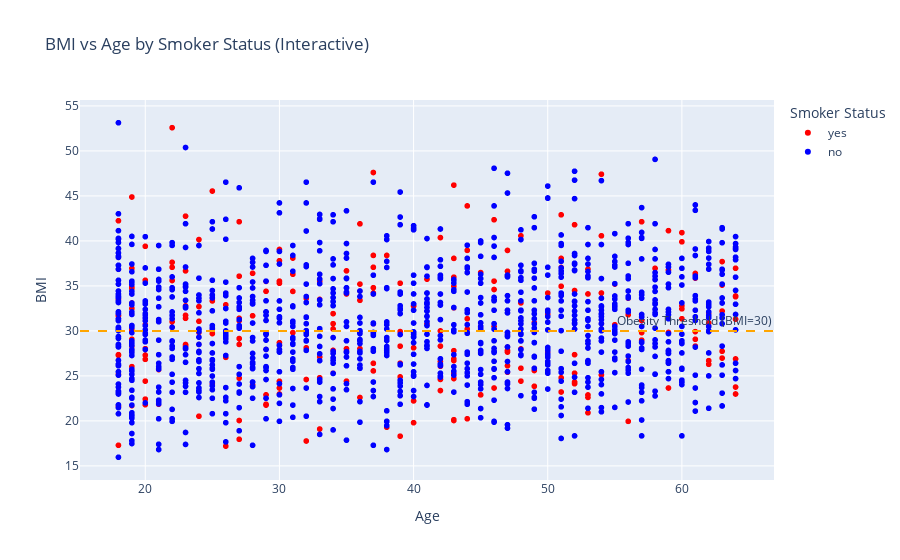
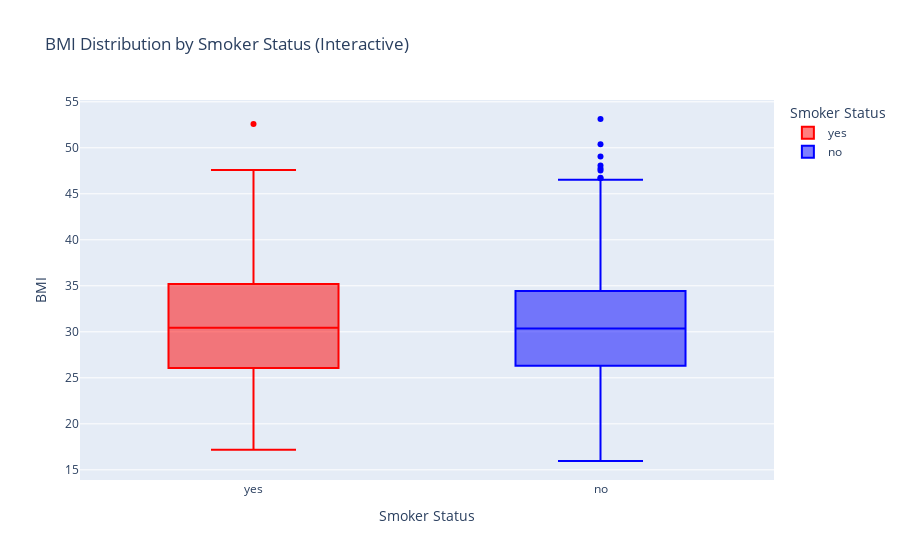
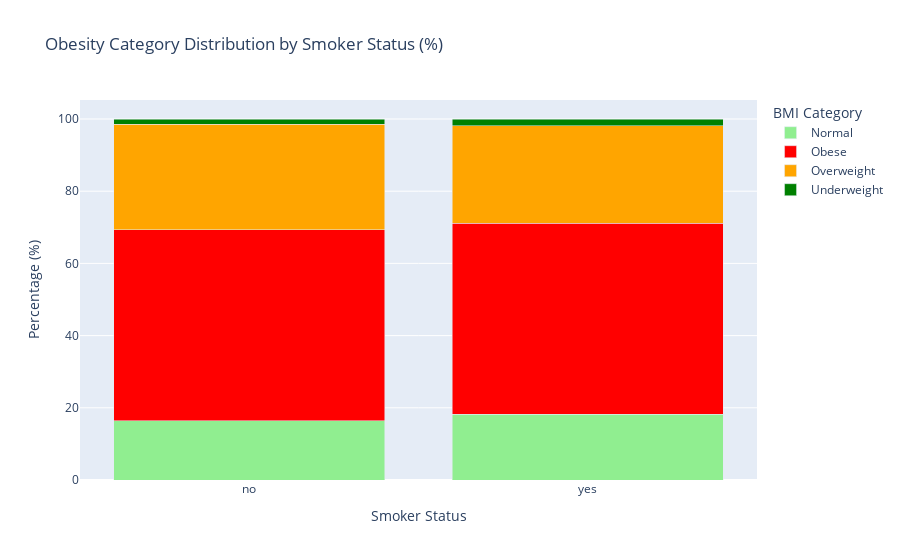

Source (notebook cell) for these figures, in order:
### Code cell
#obesity clusters using BMI by smoker status (INTERACTIVE)
# Create BMI categories for obesity classification
def categorize_bmi(bmi):
    if bmi < 18.5:
        return 'Underweight'
    elif bmi < 25:
        return 'Normal'
    elif bmi < 30:
        return 'Overweight'
    else:
        return 'Obese'

df['bmi_category'] = df['bmi'].apply(categorize_bmi)

# Interactive Scatter plot: BMI vs Age colored by smoker status
fig = px.scatter(df, x='age', y='bmi', color='smoker', 
                 hover_data=['age', 'bmi', 'smoker', 'charges', 'bmi_category'],
                 title='BMI vs Age by Smoker Status (Interactive)',
                 labels={'age': 'Age', 'bmi': 'BMI', 'smoker': 'Smoker Status'},
                 color_discrete_map={'yes': 'red', 'no': 'blue'})
fig.add_hline(y=30, line_dash='dash', line_color='orange', annotation_text='Obesity Threshold (BMI=30)')
fig.show()

# Interactive Box plot: BMI distribution by smoker status
fig = px.box(df, x='smoker', y='bmi', color='smoker',
             title='BMI Distribution by Smoker Status (Interactive)',
             labels={'smoker': 'Smoker Status', 'bmi': 'BMI'},
             color_discrete_map={'yes': 'red', 'no': 'blue'},
             hover_data=['age', 'bmi', 'charges'])
fig.show()

# Interactive Stacked bar chart: Obesity categories by smoker status
obesity_by_smoker = pd.crosstab(df['smoker'], df['bmi_category'], normalize='index') * 100
obesity_by_smoker = obesity_by_smoker.reset_index()
obesity_by_smoker = obesity_by_smoker.melt(id_vars='smoker', var_name='BMI Category', value_name='Percentage')

fig = px.bar(obesity_by_smoker, x='smoker', y='Percentage', color='BMI Category',
             title='Obesity Category Distribution by Smoker Status (%)',
             labels={'smoker': 'Smoker Status', 'Percentage': 'Percentage (%)'},
             barmode='stack',
             color_discrete_map={'Underweight': 'green', 'Normal': 'lightgreen', 'Overweight': 'orange', 'Obese': 'red'},
             hover_data={'Percentage': ':.1f'})
fig.update_traces(hovertemplate='<b>%{x}</b><br>%{fullData.name}: %{y:.1f}%<extra></extra>')
fig.show()

### Figure 1 — Plotly figure (JSON) as saved in the notebook; plotly's stock layout.template omitted (floating-point values rounded to 4 significant figures; data arrays with more than 128 entries replaced by an {"elided": "..."} marker saying what was removed)
{"data": [{"customdata": {"elided": "274x3 mixed values"}, "hovertemplate": "Smoker Status=%{customdata[0]}<br>Age=%{x}<br>BMI=%{y}<br>charges=%{customdata[1]}<br>bmi_category=%{customdata[2]}<extra></extra>", "legendgroup": "yes", "marker": {"color": "red", "symbol": "circle"}, "mode": "markers", "name": "yes", "showlegend": true, "type": "scattergl", "x": {"elided": "274 int values"}, "xaxis": "x", "y": {"elided": "274 float values"}, "yaxis": "y"}, {"customdata": {"elided": "1064x3 mixed values"}, "hovertemplate": "Smoker Status=%{customdata[0]}<br>Age=%{x}<br>BMI=%{y}<br>charges=%{customdata[1]}<br>bmi_category=%{customdata[2]}<extra></extra>", "legendgroup": "no", "marker": {"color": "blue", "symbol": "circle"}, "mode": "markers", "name": "no", "showlegend": true, "type": "scattergl", "x": {"elided": "1064 int values"}, "xaxis": "x", "y": {"elided": "1064 float values"}, "yaxis": "y"}], "layout": {"annotations": [{"showarrow": false, "text": "Obesity Threshold (BMI=30)", "x": 1, "xanchor": "right", "xref": "x domain", "y": 30, "yanchor": "bottom", "yref": "y"}], "legend": {"title": {"text": "Smoker Status"}, "tracegroupgap": 0}, "shapes": [{"line": {"color": "orange", "dash": "dash"}, "type": "line", "x0": 0, "x1": 1, "xref": "x domain", "y0": 30, "y1": 30, "yref": "y"}], "title": {"text": "BMI vs Age by Smoker Status (Interactive)"}, "xaxis": {"anchor": "y", "domain": [0, 1], "title": {"text": "Age"}}, "yaxis": {"anchor": "x", "domain": [0, 1], "title": {"text": "BMI"}}}}

### Figure 2 — Plotly figure (JSON) as saved in the notebook; plotly's stock layout.template omitted (floating-point values rounded to 4 significant figures; data arrays with more than 128 entries replaced by an {"elided": "..."} marker saying what was removed)
{"data": [{"alignmentgroup": "True", "customdata": {"elided": "274x2 float values"}, "hovertemplate": "Smoker Status=%{x}<br>BMI=%{y}<br>age=%{customdata[0]}<br>charges=%{customdata[1]}<extra></extra>", "legendgroup": "yes", "marker": {"color": "red"}, "name": "yes", "notched": false, "offsetgroup": "yes", "orientation": "v", "showlegend": true, "type": "box", "x": {"elided": "274 str values"}, "x0": " ", "xaxis": "x", "y": {"elided": "274 float values"}, "y0": " ", "yaxis": "y"}, {"alignmentgroup": "True", "customdata": {"elided": "1064x2 float values"}, "hovertemplate": "Smoker Status=%{x}<br>BMI=%{y}<br>age=%{customdata[0]}<br>charges=%{customdata[1]}<extra></extra>", "legendgroup": "no", "marker": {"color": "blue"}, "name": "no", "notched": false, "offsetgroup": "no", "orientation": "v", "showlegend": true, "type": "box", "x": {"elided": "1064 str values"}, "x0": " ", "xaxis": "x", "y": {"elided": "1064 float values"}, "y0": " ", "yaxis": "y"}], "layout": {"boxmode": "overlay", "legend": {"title": {"text": "Smoker Status"}, "tracegroupgap": 0}, "title": {"text": "BMI Distribution by Smoker Status (Interactive)"}, "xaxis": {"anchor": "y", "categoryarray": ["yes", "no"], "categoryorder": "array", "domain": [0, 1], "title": {"text": "Smoker Status"}}, "yaxis": {"anchor": "x", "domain": [0, 1], "title": {"text": "BMI"}}}}

### Figure 3 — Plotly figure (JSON) as saved in the notebook; plotly's stock layout.template omitted (floating-point values rounded to 4 significant figures)
{"data": [{"hovertemplate": "<b>%{x}</b><br>%{fullData.name}: %{y:.1f}%<extra></extra>", "legendgroup": "Normal", "marker": {"color": "lightgreen", "pattern": {"shape": ""}}, "name": "Normal", "orientation": "v", "showlegend": true, "textposition": "auto", "type": "bar", "x": ["no", "yes"], "xaxis": "x", "y": [16.45, 18.25], "yaxis": "y"}, {"hovertemplate": "<b>%{x}</b><br>%{fullData.name}: %{y:.1f}%<extra></extra>", "legendgroup": "Obese", "marker": {"color": "red", "pattern": {"shape": ""}}, "name": "Obese", "orientation": "v", "showlegend": true, "textposition": "auto", "type": "bar", "x": ["no", "yes"], "xaxis": "x", "y": [52.82, 52.92], "yaxis": "y"}, {"hovertemplate": "<b>%{x}</b><br>%{fullData.name}: %{y:.1f}%<extra></extra>", "legendgroup": "Overweight", "marker": {"color": "orange", "pattern": {"shape": ""}}, "name": "Overweight", "orientation": "v", "showlegend": true, "textposition": "auto", "type": "bar", "x": ["no", "yes"], "xaxis": "x", "y": [29.32, 27.01], "yaxis": "y"}, {"hovertemplate": "<b>%{x}</b><br>%{fullData.name}: %{y:.1f}%<extra></extra>", "legendgroup": "Underweight", "marker": {"color": "green", "pattern": {"shape": ""}}, "name": "Underweight", "orientation": "v", "showlegend": true, "textposition": "auto", "type": "bar", "x": ["no", "yes"], "xaxis": "x", "y": [1.41, 1.825], "yaxis": "y"}], "layout": {"barmode": "stack", "legend": {"title": {"text": "BMI Category"}, "tracegroupgap": 0}, "title": {"text": "Obesity Category Distribution by Smoker Status (%)"}, "xaxis": {"anchor": "y", "domain": [0, 1], "title": {"text": "Smoker Status"}}, "yaxis": {"anchor": "x", "domain": [0, 1], "title": {"text": "Percentage (%)"}}}}
